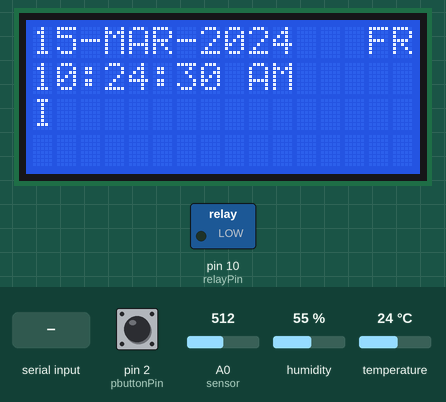
Simulated run of this sketch. Board: Arduino Uno, built with avr-gcc and run on an emulated ATmega328P. Parts: 16×4 character LCD, switched loads named in the sketch (green lamp = pin HIGH). Inputs (shaded band) come from the test bench; at power-on: pin 2 (pbuttonPin) HIGH, A0 (sensor) = 512, humidity 55 %, temperature 24 °C. The local clock reads 2024-03-15 10:24:30 at power-on unless the sketch sets it; what the sketch prints to the serial monitor is not drawn.

Above: at 0.17 s.
At 1.2 s:
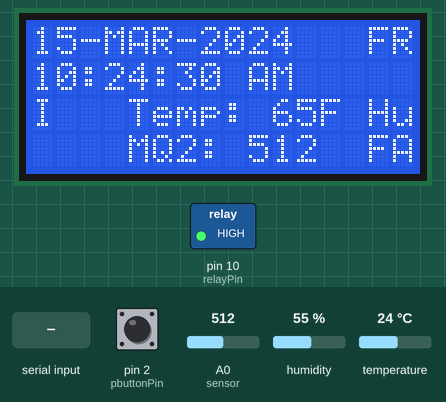
1.3 s: "u90\n" received over Serial
At 2.4 s:
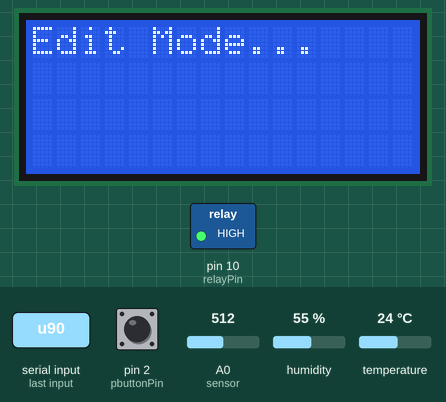
3.0 s: "90,45\n" received over Serial
5.5 s: "30,150\n" received over Serial
Timing chart, 0 to 8.5 s (numbered marks = the images above; inputs shaded):
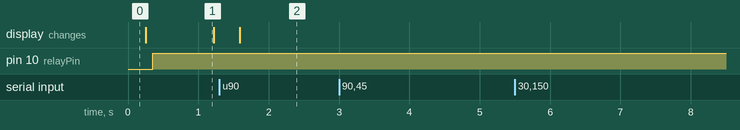

Measured:
- after the input at 1.3 s, the display: changes after 0.29 s (image 2)
- after the input at 3.0 s, every drawn part: stays the same
- after the input at 5.5 s, every drawn part: stays the same
- what the display in image 1 shows lasts 0.9 s, from 0.3 s to 1.2 s

The sketch:

deskclockETC.ino
```cpp
#include <Wire.h>                   // I2C communication
#include <LiquidCrystal_I2C.h>      // LCD
#include <RTClib.h>                 // RTC
#include <DHT.h>                    // TEMP & HUMID
//#include <MQ2.h>                  // Smoke sensor
LiquidCrystal_I2C lcd(0x27, 16, 4); // Create LCD with I2C address 0x27, 16 characters per line, 2 lines
RTC_DS3231 rtc;                     // Create rtc for the DS3231 RTC module, address is fixed at 0x68
#define DHTPIN 4                    // Digital pin connected to the DHT sensor
#define DHTTYPE DHT11               // DHT 11
DHT dht(DHTPIN, DHTTYPE);           //
float sensor = A0;                  //Air quality sensor setup mq2
float gas_value;                    //
int pbuttonPin = 2;                 //Push Button Relay 1 Control
int relayPin = 10;                  //
int val = 0;                        //
int lightON = 0;                    //
int pushed = 0;                     //
//int pbuttonPin2 = 3;                //Push Button Relay 2 Control
//int relayPin2 = 11;                 //
//int val2 = 0;                       //
//int lightON2 = 0;                   //
//int pushed2 = 0;                    //

/*
   function to update RTC time using user input
*/
void updateRTC()
{

  lcd.clear();  // clear LCD display
  lcd.setCursor(0, 0);
  lcd.print("Edit Mode...");

  // ask user to enter new date and time
  const char txt[6][15] = { "year [4-digit]", "month [1~12]", "day [1~31]",
                            "hours [0~23]", "minutes [0~59]", "seconds [0~59]"
                          };
  String str = "";
  long newDate[6];

  while (Serial.available()) {
    Serial.read();  // clear serial buffer
  }

  for (int i = 0; i < 6; i++) {

    Serial.print("Enter ");
    Serial.print(txt[i]);
    Serial.print(": ");

    while (!Serial.available()) {
      ; // wait for user input
    }

    str = Serial.readString();  // read user input
    newDate[i] = str.toInt();   // convert user input to number and save to array

    Serial.println(newDate[i]); // show user input
  }

  // update RTC
  rtc.adjust(DateTime(newDate[0], newDate[1], newDate[2], newDate[3], newDate[4], newDate[5]));
  Serial.println("RTC Updated!");
}
/*
   function to update LCD text
*/
void updateLCD()
{

  /*
     create array to convert digit days to words:

     0 = Sunday    |   4 = Thursday
     1 = Monday    |   5 = Friday
     2 = Tuesday   |   6 = Saturday
     3 = Wednesday |
  */
  const char dayInWords[7][4] = {"SUN", "MON", "TUE", "WED", "THU", "FRI", "SAT"};

  /*
     create array to convert digit months to words:

     0 = [no use]  |
     1 = January   |   6 = June
     2 = February  |   7 = July
     3 = March     |   8 = August
     4 = April     |   9 = September
     5 = May       |   10 = October
     6 = June      |   11 = November
     7 = July      |   12 = December
  */
  const char monthInWords[13][4] = {" ", "JAN", "FEB", "MAR", "APR", "MAY", "JUN",
                                    "JUL", "AUG", "SEP", "OCT", "NOV", "DEC"
                                   };

  // get time and date from RTC and save in variables
  DateTime rtcTime = rtc.now();

  int ss = rtcTime.second();
  int mm = rtcTime.minute();
  int hh = rtcTime.twelveHour();
  int DD = rtcTime.dayOfTheWeek();
  int dd = rtcTime.day();
  int MM = rtcTime.month();
  int yyyy = rtcTime.year();

  // move LCD cursor to upper-left position
  lcd.setCursor(0, 0);

  // print date in dd-MMM-yyyy format and day of week
  if (dd < 10) lcd.print("0");  // add preceeding '0' if number is less than 10
  lcd.print(dd);
  lcd.print("-");
  lcd.print(monthInWords[MM]);
  lcd.print("-");
  lcd.print(yyyy);

  lcd.print("   ");
  lcd.print(dayInWords[DD]);

  // move LCD cursor to lower-left position
  lcd.setCursor(0, 1);

  // print time in 12H format
  if (hh < 10) lcd.print("0");
  lcd.print(hh);
  lcd.print(':');

  if (mm < 10) lcd.print("0");
  lcd.print(mm);
  lcd.print(':');

  if (ss < 10) lcd.print("0");
  lcd.print(ss);

  if (rtcTime.isPM()) lcd.print(" PM"); // print AM/PM indication
  else lcd.print(" AM");
}
void temph()
{
  // Wait a few seconds between measurements.
  delay(100);

  // Reading temperature or humidity takes about 250 milliseconds!
  // Sensor readings may also be up to 2 seconds 'old' (its a very slow sensor)
  float h = dht.readHumidity();
  // Read temperature as Celsius (the default)
  float t = dht.readTemperature();
  // Read temperature as Fahrenheit (isFahrenheit = true)
  float f = dht.readTemperature(true);

  // Check if any reads failed and exit early (to try again).
  if (isnan(h) || isnan(t) || isnan(f)) {
    Serial.println(F("Failed to read from DHT sensor!"));
    return;
  }
  // Compute heat index in Fahrenheit (the default)
  // float hif = dht.computeHeatIndex(f, h);
  // Compute heat index in Celsius (isFahreheit = false)
  // float hic = dht.computeHeatIndex(t, h, false);
  lcd.setCursor(10, 2);
  lcd.print(F("Humid: "));
  lcd.print(h, 0);
  lcd.print(F("%"));
  lcd.setCursor(0, 2);
  lcd.print(F("Temp: "));
  //  Serial.print(t);
  //  Serial.print(F("°C "));
  lcd.print((f - 10.2), 0);
  lcd.print(F("F"));
  //  Serial.print(F("°F  Heat index: "));
  //  Serial.print(hic);
  //  Serial.print(F("°C "));
  //  Serial.print(hif);
  //  Serial.println(F("°F"));
}
void mq2()
{
  lcd.setCursor(0, 3);
  lcd.print(F("MQ2: "));
  gas_value = analogRead(sensor);
  lcd.print((gas_value), 0);
  lcd.setCursor(10, 3);
  lcd.print(F("FAN: LOW"));
  delay(100);
}
void setup()
{
  Serial.begin(9600);     // initialize serial

  lcd.init();             // initialize lcd
  lcd.backlight();        // switch-on lcd backlight

  rtc.begin();            // initialize rtc
  dht.begin();            // init DHT11

  pinMode(sensor, INPUT); //mq2

  pinMode(pbuttonPin, INPUT_PULLUP); //Button 1
  pinMode(relayPin, OUTPUT);         //Relay 1
//  pinMode(pbuttonPin2, INPUT_PULLUP);//Button 2
//  pinMode(relayPin2, OUTPUT);        //Relay 2
}
void relay() {
  val = digitalRead(pbuttonPin);
//  val2 = digitalRead(pbuttonPin2);


  //Relay 1
  if (val == LOW && lightON == LOW) {

    pushed = 1 - pushed;
    delay(100);
  }
  lightON = val;

  if (pushed == HIGH) {
//    Serial.println("Light ON");
    digitalWrite(relayPin, LOW);

  } else {
//    Serial.println("Light OFF");
    digitalWrite(relayPin, HIGH);

  }


  //Relay 2


//  if (val2 == HIGH && lightON2 == LOW) {

//   pushed2 = 1 - pushed2;
//    delay(100);
//  }

//  lightON2 = val2;

//  if (pushed2 == HIGH) {
//    Serial.println("Light ON");
//    digitalWrite(relayPin2, LOW);

//  } else {
//    Serial.println("Light OFF");
//    digitalWrite(relayPin2, HIGH);

//  }


  delay(100);
}
void loop()
{
  updateLCD();            // update LCD
  temph();                // update temp & humidity
  mq2();                  // update mq2
  relay();                // update relays & control buttons

  if (Serial.available()) {
    char input = Serial.read();
    if (input == 'u') updateRTC();  // update RTC time
  }
}
```
